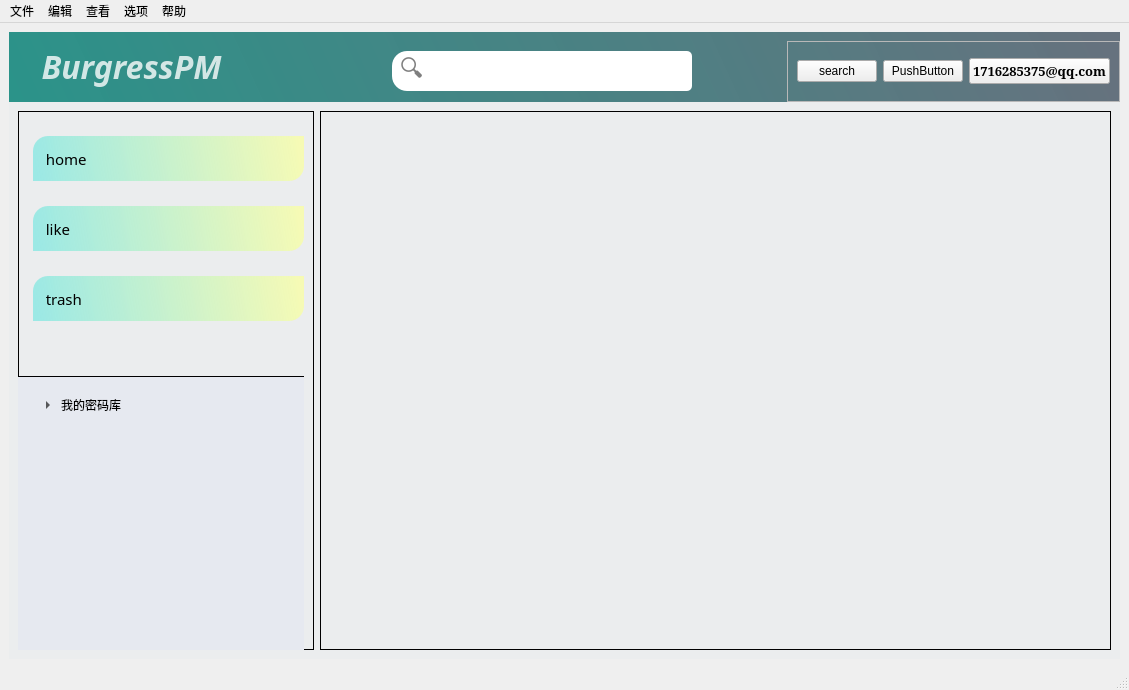
<?xml version="1.0" encoding="UTF-8"?>
<ui version="4.0">
 <class>MainWindow</class>
 <widget class="QMainWindow" name="MainWindow">
  <property name="windowModality">
   <enum>Qt::WindowModal</enum>
  </property>
  <property name="geometry">
   <rect>
    <x>0</x>
    <y>0</y>
    <width>1129</width>
    <height>690</height>
   </rect>
  </property>
  <property name="font">
   <font>
    <bold>false</bold>
    <kerning>true</kerning>
   </font>
  </property>
  <property name="windowTitle">
   <string>MainWindow</string>
  </property>
  <property name="styleSheet">
   <string notr="true">/*============================================*/
/*btn*/
</string>
  </property>
  <widget class="QWidget" name="centralwidget">
   <layout class="QHBoxLayout" name="horizontalLayout_7">
    <item>
     <layout class="QVBoxLayout" name="verticalLayout">
      <property name="spacing">
       <number>0</number>
      </property>
      <item>
       <widget class="QWidget" name="page_header" native="true">
        <property name="sizePolicy">
         <sizepolicy hsizetype="Preferred" vsizetype="Expanding">
          <horstretch>0</horstretch>
          <verstretch>1</verstretch>
         </sizepolicy>
        </property>
        <property name="styleSheet">
         <string notr="true">#page_header{
	background-color: qlineargradient(spread:pad, x1:0, y1:0.505682, x2:1, y2:0.477, stop:0 rgba(11, 131, 120, 219), stop:1 rgba(85, 98, 112, 226));
	color:rgba(255,255,255,210);
}</string>
        </property>
        <layout class="QHBoxLayout" name="horizontalLayout_11">
         <property name="spacing">
          <number>0</number>
         </property>
         <property name="leftMargin">
          <number>0</number>
         </property>
         <property name="topMargin">
          <number>0</number>
         </property>
         <property name="rightMargin">
          <number>0</number>
         </property>
         <property name="bottomMargin">
          <number>0</number>
         </property>
         <item>
          <layout class="QHBoxLayout" name="horizontalLayout_header">
           <property name="spacing">
            <number>10</number>
           </property>
           <item>
            <widget class="QFrame" name="header_left">
             <property name="sizePolicy">
              <sizepolicy hsizetype="Expanding" vsizetype="Fixed">
               <horstretch>2</horstretch>
               <verstretch>0</verstretch>
              </sizepolicy>
             </property>
             <layout class="QHBoxLayout" name="horizontalLayout_2">
              <property name="spacing">
               <number>0</number>
              </property>
              <property name="leftMargin">
               <number>0</number>
              </property>
              <property name="topMargin">
               <number>0</number>
              </property>
              <property name="rightMargin">
               <number>0</number>
              </property>
              <property name="bottomMargin">
               <number>0</number>
              </property>
              <item>
               <widget class="QLabel" name="label_header">
                <property name="sizePolicy">
                 <sizepolicy hsizetype="Fixed" vsizetype="Preferred">
                  <horstretch>0</horstretch>
                  <verstretch>0</verstretch>
                 </sizepolicy>
                </property>
                <property name="minimumSize">
                 <size>
                  <width>120</width>
                  <height>0</height>
                 </size>
                </property>
                <property name="font">
                 <font>
                  <family>Algerian</family>
                  <pointsize>24</pointsize>
                  <italic>true</italic>
                  <bold>true</bold>
                  <stylestrategy>PreferDefault</stylestrategy>
                  <kerning>true</kerning>
                  <hintingpreference>PreferDefaultHinting</hintingpreference>
                 </font>
                </property>
                <property name="autoFillBackground">
                 <bool>false</bool>
                </property>
                <property name="styleSheet">
                 <string notr="true">color: rgba(255, 255, 255, 200);</string>
                </property>
                <property name="text">
                 <string>BurgressPM</string>
                </property>
                <property name="textFormat">
                 <enum>Qt::PlainText</enum>
                </property>
                <property name="scaledContents">
                 <bool>false</bool>
                </property>
                <property name="alignment">
                 <set>Qt::AlignCenter</set>
                </property>
               </widget>
              </item>
             </layout>
            </widget>
           </item>
           <item>
            <widget class="QWidget" name="header_right" native="true">
             <property name="sizePolicy">
              <sizepolicy hsizetype="Expanding" vsizetype="Preferred">
               <horstretch>7</horstretch>
               <verstretch>0</verstretch>
              </sizepolicy>
             </property>
             <layout class="QHBoxLayout" name="horizontalLayout_12">
              <property name="spacing">
               <number>0</number>
              </property>
              <property name="leftMargin">
               <number>0</number>
              </property>
              <property name="rightMargin">
               <number>0</number>
              </property>
              <property name="bottomMargin">
               <number>0</number>
              </property>
              <item>
               <layout class="QHBoxLayout" name="horizontalLayout_10">
                <item alignment="Qt::AlignRight">
                 <widget class="QLineEdit" name="lineEdit">
                  <property name="sizePolicy">
                   <sizepolicy hsizetype="MinimumExpanding" vsizetype="Fixed">
                    <horstretch>0</horstretch>
                    <verstretch>0</verstretch>
                   </sizepolicy>
                  </property>
                  <property name="minimumSize">
                   <size>
                    <width>300</width>
                    <height>40</height>
                   </size>
                  </property>
                  <property name="font">
                   <font>
                    <family>Times New Roman</family>
                    <pointsize>18</pointsize>
                   </font>
                  </property>
                  <property name="styleSheet">
                   <string notr="true">border-top-left-radius: 15px;
border-bottom-left-radius: 15px;
border-top-right-radius: 5px;
border-bottom-right-radius: 5px;</string>
                  </property>
                  <property name="placeholderText">
                   <string> 🔍</string>
                  </property>
                  <property name="clearButtonEnabled">
                   <bool>true</bool>
                  </property>
                 </widget>
                </item>
                <item alignment="Qt::AlignRight">
                 <widget class="QFrame" name="infomation">
                  <property name="sizePolicy">
                   <sizepolicy hsizetype="Preferred" vsizetype="Preferred">
                    <horstretch>0</horstretch>
                    <verstretch>0</verstretch>
                   </sizepolicy>
                  </property>
                  <property name="styleSheet">
                   <string notr="true"/>
                  </property>
                  <property name="frameShape">
                   <enum>QFrame::StyledPanel</enum>
                  </property>
                  <property name="frameShadow">
                   <enum>QFrame::Raised</enum>
                  </property>
                  <layout class="QHBoxLayout" name="horizontalLayout">
                   <item>
                    <widget class="QPushButton" name="pushButton">
                     <property name="text">
                      <string>search</string>
                     </property>
                     <property name="checkable">
                      <bool>true</bool>
                     </property>
                    </widget>
                   </item>
                   <item>
                    <widget class="QPushButton" name="pushButton_2">
                     <property name="text">
                      <string>PushButton</string>
                     </property>
                    </widget>
                   </item>
                   <item>
                    <widget class="QPushButton" name="btn_usr_info">
                     <property name="font">
                      <font>
                       <family>Garamond</family>
                       <pointsize>10</pointsize>
                       <bold>true</bold>
                       <kerning>true</kerning>
                      </font>
                     </property>
                     <property name="cursor">
                      <cursorShape>PointingHandCursor</cursorShape>
                     </property>
                     <property name="layoutDirection">
                      <enum>Qt::LeftToRight</enum>
                     </property>
                     <property name="text">
                      <string>1716285375@qq.com</string>
                     </property>
                     <property name="icon">
                      <iconset resource="image.qrc">
                       <normaloff>:/icons/feather/user.svg</normaloff>:/icons/feather/user.svg</iconset>
                     </property>
                     <property name="iconSize">
                      <size>
                       <width>32</width>
                       <height>32</height>
                      </size>
                     </property>
                    </widget>
                   </item>
                  </layout>
                 </widget>
                </item>
               </layout>
              </item>
             </layout>
            </widget>
           </item>
          </layout>
         </item>
        </layout>
       </widget>
      </item>
      <item>
       <widget class="QWidget" name="content_main" native="true">
        <property name="sizePolicy">
         <sizepolicy hsizetype="Preferred" vsizetype="Expanding">
          <horstretch>0</horstretch>
          <verstretch>8</verstretch>
         </sizepolicy>
        </property>
        <property name="styleSheet">
         <string notr="true">#content_main 
{
	background-color: rgb(235,237,238);
}

#content_main #treeWidget
{
	border: None;
}</string>
        </property>
        <layout class="QHBoxLayout" name="horizontalLayout_4">
         <item>
          <widget class="QWidget" name="content_left" native="true">
           <property name="sizePolicy">
            <sizepolicy hsizetype="Expanding" vsizetype="Preferred">
             <horstretch>3</horstretch>
             <verstretch>0</verstretch>
            </sizepolicy>
           </property>
           <property name="maximumSize">
            <size>
             <width>300</width>
             <height>16777215</height>
            </size>
           </property>
           <property name="styleSheet">
            <string notr="true">#content_left
{
	border: 1px solid rgb(0, 0, 0);
}


#content_left #treeWidget_pwd
{
	border: None;
}

#content_left #pwd_folder
{
	border-top: 1px solid rgb(0, 0, 0);
}</string>
           </property>
           <layout class="QHBoxLayout" name="horizontalLayout_5">
            <property name="spacing">
             <number>0</number>
            </property>
            <property name="leftMargin">
             <number>0</number>
            </property>
            <property name="topMargin">
             <number>25</number>
            </property>
            <property name="rightMargin">
             <number>10</number>
            </property>
            <property name="bottomMargin">
             <number>0</number>
            </property>
            <item>
             <layout class="QVBoxLayout" name="verticalLayout_2">
              <property name="spacing">
               <number>0</number>
              </property>
              <item alignment="Qt::AlignTop">
               <widget class="QWidget" name="option_btn" native="true">
                <property name="sizePolicy">
                 <sizepolicy hsizetype="Preferred" vsizetype="Expanding">
                  <horstretch>0</horstretch>
                  <verstretch>3</verstretch>
                 </sizepolicy>
                </property>
                <property name="styleSheet">
                 <string notr="true">
/*============================================*/
/*btn*/
#option_btn
{

}


#option_btn QPushButton
{
	background-color: qlineargradient(spread:pad, x1:0, y1:0.505682, x2:1, y2:0.477, stop:0 rgba(32,226,215, 100), stop:1 rgba(249,254,165, 200));

	text-align: left;
	border: None;
	margin-bottom: 15px;
	border-top-left-radius: 15px;
	border-bottom-right-radius: 15px;
	padding-left: 5px;
	
	
}
#option_btn QPushButton:hover
{
		background-color: rgb(152,251,152);
}
#option_btn QPushButton:pressed
{
		padding-left: 10px;
		padding-top: 5px;
}</string>
                </property>
                <layout class="QVBoxLayout" name="verticalLayout_3">
                 <property name="spacing">
                  <number>10</number>
                 </property>
                 <property name="leftMargin">
                  <number>15</number>
                 </property>
                 <property name="topMargin">
                  <number>0</number>
                 </property>
                 <property name="rightMargin">
                  <number>0</number>
                 </property>
                 <property name="bottomMargin">
                  <number>0</number>
                 </property>
                 <item>
                  <widget class="QPushButton" name="btn_home">
                   <property name="sizePolicy">
                    <sizepolicy hsizetype="MinimumExpanding" vsizetype="Fixed">
                     <horstretch>0</horstretch>
                     <verstretch>0</verstretch>
                    </sizepolicy>
                   </property>
                   <property name="minimumSize">
                    <size>
                     <width>0</width>
                     <height>60</height>
                    </size>
                   </property>
                   <property name="maximumSize">
                    <size>
                     <width>16777215</width>
                     <height>60</height>
                    </size>
                   </property>
                   <property name="font">
                    <font>
                     <family>Algerian</family>
                     <pointsize>11</pointsize>
                     <bold>false</bold>
                     <kerning>true</kerning>
                    </font>
                   </property>
                   <property name="cursor">
                    <cursorShape>PointingHandCursor</cursorShape>
                   </property>
                   <property name="layoutDirection">
                    <enum>Qt::LeftToRight</enum>
                   </property>
                   <property name="text">
                    <string>  home</string>
                   </property>
                   <property name="icon">
                    <iconset resource="image.qrc">
                     <normaloff>:/icons/feather/home.svg</normaloff>:/icons/feather/home.svg</iconset>
                   </property>
                   <property name="iconSize">
                    <size>
                     <width>44</width>
                     <height>44</height>
                    </size>
                   </property>
                  </widget>
                 </item>
                 <item>
                  <widget class="QPushButton" name="btn_like">
                   <property name="sizePolicy">
                    <sizepolicy hsizetype="MinimumExpanding" vsizetype="Fixed">
                     <horstretch>0</horstretch>
                     <verstretch>0</verstretch>
                    </sizepolicy>
                   </property>
                   <property name="minimumSize">
                    <size>
                     <width>0</width>
                     <height>60</height>
                    </size>
                   </property>
                   <property name="font">
                    <font>
                     <family>Algerian</family>
                     <pointsize>11</pointsize>
                     <bold>false</bold>
                     <kerning>true</kerning>
                    </font>
                   </property>
                   <property name="cursor">
                    <cursorShape>PointingHandCursor</cursorShape>
                   </property>
                   <property name="text">
                    <string>  like</string>
                   </property>
                   <property name="icon">
                    <iconset resource="image.qrc">
                     <normaloff>:/icons/feather/heart.svg</normaloff>:/icons/feather/heart.svg</iconset>
                   </property>
                   <property name="iconSize">
                    <size>
                     <width>40</width>
                     <height>40</height>
                    </size>
                   </property>
                  </widget>
                 </item>
                 <item>
                  <widget class="QPushButton" name="btn_trash">
                   <property name="sizePolicy">
                    <sizepolicy hsizetype="MinimumExpanding" vsizetype="Fixed">
                     <horstretch>0</horstretch>
                     <verstretch>0</verstretch>
                    </sizepolicy>
                   </property>
                   <property name="minimumSize">
                    <size>
                     <width>0</width>
                     <height>60</height>
                    </size>
                   </property>
                   <property name="font">
                    <font>
                     <family>Algerian</family>
                     <pointsize>11</pointsize>
                     <bold>false</bold>
                     <kerning>true</kerning>
                    </font>
                   </property>
                   <property name="cursor">
                    <cursorShape>PointingHandCursor</cursorShape>
                   </property>
                   <property name="contextMenuPolicy">
                    <enum>Qt::DefaultContextMenu</enum>
                   </property>
                   <property name="text">
                    <string>  trash</string>
                   </property>
                   <property name="icon">
                    <iconset resource="image.qrc">
                     <normaloff>:/icons/feather/trash.svg</normaloff>:/icons/feather/trash.svg</iconset>
                   </property>
                   <property name="iconSize">
                    <size>
                     <width>40</width>
                     <height>40</height>
                    </size>
                   </property>
                  </widget>
                 </item>
                </layout>
               </widget>
              </item>
              <item>
               <spacer name="verticalSpacer">
                <property name="orientation">
                 <enum>Qt::Vertical</enum>
                </property>
                <property name="sizeHint" stdset="0">
                 <size>
                  <width>20</width>
                  <height>40</height>
                 </size>
                </property>
               </spacer>
              </item>
              <item>
               <widget class="QWidget" name="pwd_folder" native="true">
                <property name="sizePolicy">
                 <sizepolicy hsizetype="Preferred" vsizetype="Expanding">
                  <horstretch>0</horstretch>
                  <verstretch>7</verstretch>
                 </sizepolicy>
                </property>
                <property name="styleSheet">
                 <string notr="true">background-color: rgb(230,233,240);</string>
                </property>
                <layout class="QHBoxLayout" name="horizontalLayout_3">
                 <property name="spacing">
                  <number>0</number>
                 </property>
                 <property name="leftMargin">
                  <number>20</number>
                 </property>
                 <property name="topMargin">
                  <number>20</number>
                 </property>
                 <property name="rightMargin">
                  <number>0</number>
                 </property>
                 <property name="bottomMargin">
                  <number>0</number>
                 </property>
                 <item>
                  <widget class="QTreeWidget" name="treeWidget_pwd">
                   <property name="cursor" stdset="0">
                    <cursorShape>PointingHandCursor</cursorShape>
                   </property>
                   <property name="styleSheet">
                    <string notr="true"/>
                   </property>
                   <property name="headerHidden">
                    <bool>true</bool>
                   </property>
                   <column>
                    <property name="text">
                     <string/>
                    </property>
                   </column>
                   <item>
                    <property name="text">
                     <string>我的密码库</string>
                    </property>
                    <property name="icon">
                     <iconset resource="image.qrc">
                      <normaloff>:/icons/feather/folder.svg</normaloff>:/icons/feather/folder.svg</iconset>
                    </property>
                    <item>
                     <property name="text">
                      <string>默认密码库</string>
                     </property>
                     <property name="icon">
                      <iconset resource="image.qrc">
                       <normaloff>:/icons/feather/folder.svg</normaloff>:/icons/feather/folder.svg</iconset>
                     </property>
                    </item>
                   </item>
                  </widget>
                 </item>
                </layout>
               </widget>
              </item>
             </layout>
            </item>
           </layout>
          </widget>
         </item>
         <item>
          <widget class="QWidget" name="content_right" native="true">
           <property name="sizePolicy">
            <sizepolicy hsizetype="Expanding" vsizetype="Preferred">
             <horstretch>8</horstretch>
             <verstretch>0</verstretch>
            </sizepolicy>
           </property>
           <layout class="QVBoxLayout" name="verticalLayout_4">
            <property name="spacing">
             <number>0</number>
            </property>
            <property name="leftMargin">
             <number>0</number>
            </property>
            <property name="topMargin">
             <number>0</number>
            </property>
            <property name="rightMargin">
             <number>0</number>
            </property>
            <property name="bottomMargin">
             <number>0</number>
            </property>
            <item>
             <widget class="QStackedWidget" name="stackedWidget_content">
              <property name="sizePolicy">
               <sizepolicy hsizetype="Expanding" vsizetype="Preferred">
                <horstretch>7</horstretch>
                <verstretch>0</verstretch>
               </sizepolicy>
              </property>
              <property name="styleSheet">
               <string notr="true"/>
              </property>
              <property name="frameShape">
               <enum>QFrame::Box</enum>
              </property>
              <property name="lineWidth">
               <number>1</number>
              </property>
              <property name="currentIndex">
               <number>1</number>
              </property>
              <widget class="QWidget" name="page_home">
               <layout class="QHBoxLayout" name="horizontalLayout_9">
                <item>
                 <widget class="QStackedWidget" name="stackedWidget_home">
                  <property name="currentIndex">
                   <number>0</number>
                  </property>
                  <widget class="QWidget" name="page_home_img">
                   <layout class="QHBoxLayout" name="horizontalLayout_13">
                    <item>
                     <widget class="QLabel" name="label_home">
                      <property name="minimumSize">
                       <size>
                        <width>500</width>
                        <height>500</height>
                       </size>
                      </property>
                      <property name="maximumSize">
                       <size>
                        <width>500</width>
                        <height>500</height>
                       </size>
                      </property>
                      <property name="text">
                       <string/>
                      </property>
                      <property name="pixmap">
                       <pixmap resource="image.qrc">:/icons/img/nothing.svg</pixmap>
                      </property>
                      <property name="scaledContents">
                       <bool>true</bool>
                      </property>
                      <property name="alignment">
                       <set>Qt::AlignCenter</set>
                      </property>
                     </widget>
                    </item>
                   </layout>
                  </widget>
                  <widget class="QWidget" name="page_home_main">
                   <layout class="QHBoxLayout" name="horizontalLayout_14">
                    <item alignment="Qt::AlignLeft">
                     <widget class="QListWidget" name="listWidget_home">
                      <property name="sizePolicy">
                       <sizepolicy hsizetype="Fixed" vsizetype="Expanding">
                        <horstretch>0</horstretch>
                        <verstretch>0</verstretch>
                       </sizepolicy>
                      </property>
                      <property name="minimumSize">
                       <size>
                        <width>300</width>
                        <height>0</height>
                       </size>
                      </property>
                      <property name="maximumSize">
                       <size>
                        <width>300</width>
                        <height>16777215</height>
                       </size>
                      </property>
                     </widget>
                    </item>
                   </layout>
                  </widget>
                 </widget>
                </item>
               </layout>
              </widget>
              <widget class="QWidget" name="page_like">
               <layout class="QHBoxLayout" name="horizontalLayout_16">
                <item>
                 <widget class="QStackedWidget" name="stackedWidget_like">
                  <property name="currentIndex">
                   <number>1</number>
                  </property>
                  <widget class="QWidget" name="page_like_main">
                   <widget class="QLabel" name="label_2">
                    <property name="geometry">
                     <rect>
                      <x>310</x>
                      <y>310</y>
                      <width>53</width>
                      <height>15</height>
                     </rect>
                    </property>
                    <property name="text">
                     <string>LIKE</string>
                    </property>
                   </widget>
                  </widget>
                  <widget class="QWidget" name="page_like_img">
                   <layout class="QHBoxLayout" name="horizontalLayout_15">
                    <item>
                     <widget class="QLabel" name="label_like">
                      <property name="sizePolicy">
                       <sizepolicy hsizetype="Fixed" vsizetype="Fixed">
                        <horstretch>0</horstretch>
                        <verstretch>0</verstretch>
                       </sizepolicy>
                      </property>
                      <property name="minimumSize">
                       <size>
                        <width>500</width>
                        <height>500</height>
                       </size>
                      </property>
                      <property name="maximumSize">
                       <size>
                        <width>500</width>
                        <height>500</height>
                       </size>
                      </property>
                      <property name="text">
                       <string/>
                      </property>
                      <property name="pixmap">
                       <pixmap resource="image.qrc">:/icons/img/nolike.svg</pixmap>
                      </property>
                      <property name="scaledContents">
                       <bool>true</bool>
                      </property>
                      <property name="alignment">
                       <set>Qt::AlignCenter</set>
                      </property>
                     </widget>
                    </item>
                   </layout>
                  </widget>
                 </widget>
                </item>
               </layout>
              </widget>
              <widget class="QWidget" name="page_trash">
               <layout class="QHBoxLayout" name="horizontalLayout_8">
                <item>
                 <layout class="QHBoxLayout" name="horizontalLayout_6">
                  <property name="spacing">
                   <number>6</number>
                  </property>
                  <item>
                   <widget class="QWidget" name="content_trash_left" native="true">
                    <property name="sizePolicy">
                     <sizepolicy hsizetype="Expanding" vsizetype="Preferred">
                      <horstretch>6</horstretch>
                      <verstretch>0</verstretch>
                     </sizepolicy>
                    </property>
                    <property name="styleSheet">
                     <string notr="true">background-color: rgb(255, 255, 255);</string>
                    </property>
                    <widget class="QTableWidget" name="tableWidget">
                     <property name="geometry">
                      <rect>
                       <x>80</x>
                       <y>30</y>
                       <width>256</width>
                       <height>192</height>
                      </rect>
                     </property>
                     <property name="lineWidth">
                      <number>1</number>
                     </property>
                     <property name="alternatingRowColors">
                      <bool>false</bool>
                     </property>
                     <property name="showGrid">
                      <bool>true</bool>
                     </property>
                     <property name="gridStyle">
                      <enum>Qt::SolidLine</enum>
                     </property>
                     <attribute name="horizontalHeaderVisible">
                      <bool>true</bool>
                     </attribute>
                     <attribute name="horizontalHeaderCascadingSectionResizes">
                      <bool>false</bool>
                     </attribute>
                     <attribute name="horizontalHeaderMinimumSectionSize">
                      <number>25</number>
                     </attribute>
                     <attribute name="horizontalHeaderDefaultSectionSize">
                      <number>100</number>
                     </attribute>
                     <attribute name="horizontalHeaderHighlightSections">
                      <bool>true</bool>
                     </attribute>
                     <attribute name="horizontalHeaderShowSortIndicator" stdset="0">
                      <bool>false</bool>
                     </attribute>
                     <attribute name="verticalHeaderVisible">
                      <bool>false</bool>
                     </attribute>
                     <attribute name="verticalHeaderCascadingSectionResizes">
                      <bool>true</bool>
                     </attribute>
                     <attribute name="verticalHeaderHighlightSections">
                      <bool>true</bool>
                     </attribute>
                     <row/>
                     <row/>
                     <row/>
                     <row/>
                     <row/>
                     <column>
                      <property name="text">
                       <string>名称</string>
                      </property>
                     </column>
                     <column>
                      <property name="text">
                       <string>所属密码库</string>
                      </property>
                     </column>
                     <column>
                      <property name="text">
                       <string>删除日期</string>
                      </property>
                     </column>
                     <column>
                      <property name="text">
                       <string>大小</string>
                      </property>
                     </column>
                    </widget>
                    <widget class="QTableWidget" name="tableWidget_2">
                     <property name="geometry">
                      <rect>
                       <x>70</x>
                       <y>280</y>
                       <width>256</width>
                       <height>192</height>
                      </rect>
                     </property>
                     <row>
                      <property name="text">
                       <string>新建行</string>
                      </property>
                     </row>
                     <row>
                      <property name="text">
                       <string>新建行</string>
                      </property>
                     </row>
                     <row>
                      <property name="text">
                       <string>新建行</string>
                      </property>
                     </row>
                     <row>
                      <property name="text">
                       <string>新建行</string>
                      </property>
                     </row>
                     <column>
                      <property name="text">
                       <string>新建列</string>
                      </property>
                     </column>
                     <column>
                      <property name="text">
                       <string>新建列</string>
                      </property>
                     </column>
                     <column>
                      <property name="text">
                       <string>新建列</string>
                      </property>
                     </column>
                     <column>
                      <property name="text">
                       <string>新建列</string>
                      </property>
                     </column>
                    </widget>
                   </widget>
                  </item>
                  <item>
                   <widget class="QWidget" name="content_trash_right" native="true">
                    <property name="sizePolicy">
                     <sizepolicy hsizetype="Expanding" vsizetype="Preferred">
                      <horstretch>4</horstretch>
                      <verstretch>0</verstretch>
                     </sizepolicy>
                    </property>
                    <widget class="QLabel" name="label_6">
                     <property name="geometry">
                      <rect>
                       <x>50</x>
                       <y>140</y>
                       <width>200</width>
                       <height>240</height>
                      </rect>
                     </property>
                     <property name="text">
                      <string/>
                     </property>
                     <property name="pixmap">
                      <pixmap>:/icons/img/暂无数据.svg</pixmap>
                     </property>
                     <property name="scaledContents">
                      <bool>true</bool>
                     </property>
                    </widget>
                   </widget>
                  </item>
                 </layout>
                </item>
               </layout>
              </widget>
              <widget class="QWidget" name="page_folder">
               <widget class="QLabel" name="label">
                <property name="geometry">
                 <rect>
                  <x>330</x>
                  <y>270</y>
                  <width>53</width>
                  <height>15</height>
                 </rect>
                </property>
                <property name="text">
                 <string>TextLabel</string>
                </property>
               </widget>
              </widget>
             </widget>
            </item>
           </layout>
          </widget>
         </item>
        </layout>
       </widget>
      </item>
     </layout>
    </item>
   </layout>
  </widget>
  <widget class="QMenuBar" name="menubar">
   <property name="geometry">
    <rect>
     <x>0</x>
     <y>0</y>
     <width>1129</width>
     <height>21</height>
    </rect>
   </property>
   <widget class="QMenu" name="menu_file">
    <property name="title">
     <string>文件</string>
    </property>
    <addaction name="actionNew"/>
    <addaction name="actionFolder"/>
    <addaction name="separator"/>
    <addaction name="actionSave"/>
    <addaction name="actionInput"/>
    <addaction name="actionOutput"/>
    <addaction name="separator"/>
    <addaction name="actionExit"/>
   </widget>
   <widget class="QMenu" name="menu_edit">
    <property name="title">
     <string>编辑</string>
    </property>
    <addaction name="actionUndo"/>
    <addaction name="actionRedo"/>
    <addaction name="separator"/>
    <addaction name="actionCut"/>
    <addaction name="actionCopy"/>
    <addaction name="actionPaste"/>
   </widget>
   <widget class="QMenu" name="menu_view">
    <property name="title">
     <string>查看</string>
    </property>
   </widget>
   <widget class="QMenu" name="menu_option">
    <property name="title">
     <string>选项</string>
    </property>
   </widget>
   <widget class="QMenu" name="menu_help">
    <property name="title">
     <string>帮助</string>
    </property>
   </widget>
   <addaction name="menu_file"/>
   <addaction name="menu_edit"/>
   <addaction name="menu_view"/>
   <addaction name="menu_option"/>
   <addaction name="menu_help"/>
  </widget>
  <widget class="QStatusBar" name="statusbar"/>
  <action name="actionNew">
   <property name="icon">
    <iconset resource="image.qrc">
     <normaloff>:/icons/feather/file.svg</normaloff>:/icons/feather/file.svg</iconset>
   </property>
   <property name="text">
    <string>新建</string>
   </property>
   <property name="toolTip">
    <string>新建</string>
   </property>
  </action>
  <action name="actionSave">
   <property name="icon">
    <iconset resource="image.qrc">
     <normaloff>:/icons/feather/save.svg</normaloff>:/icons/feather/save.svg</iconset>
   </property>
   <property name="text">
    <string>保存</string>
   </property>
   <property name="menuRole">
    <enum>QAction::NoRole</enum>
   </property>
  </action>
  <action name="actionFolder">
   <property name="icon">
    <iconset resource="image.qrc">
     <normaloff>:/icons/feather/folder.svg</normaloff>:/icons/feather/folder.svg</iconset>
   </property>
   <property name="text">
    <string>新建密码库</string>
   </property>
   <property name="toolTip">
    <string>新建密码库</string>
   </property>
   <property name="menuRole">
    <enum>QAction::NoRole</enum>
   </property>
  </action>
  <action name="actionOutput">
   <property name="icon">
    <iconset resource="image.qrc">
     <normaloff>:/icons/feather/log-out.svg</normaloff>:/icons/feather/log-out.svg</iconset>
   </property>
   <property name="text">
    <string>导出</string>
   </property>
   <property name="toolTip">
    <string>导出</string>
   </property>
   <property name="menuRole">
    <enum>QAction::NoRole</enum>
   </property>
  </action>
  <action name="actionInput">
   <property name="icon">
    <iconset resource="image.qrc">
     <normaloff>:/icons/feather/log-in.svg</normaloff>:/icons/feather/log-in.svg</iconset>
   </property>
   <property name="text">
    <string>导入</string>
   </property>
   <property name="toolTip">
    <string>导入</string>
   </property>
   <property name="menuRole">
    <enum>QAction::NoRole</enum>
   </property>
  </action>
  <action name="actionExit">
   <property name="icon">
    <iconset resource="image.qrc">
     <normaloff>:/icons/feather/power.svg</normaloff>:/icons/feather/power.svg</iconset>
   </property>
   <property name="text">
    <string>退出</string>
   </property>
   <property name="toolTip">
    <string>退出</string>
   </property>
   <property name="menuRole">
    <enum>QAction::NoRole</enum>
   </property>
  </action>
  <action name="actionUndo">
   <property name="icon">
    <iconset resource="image.qrc">
     <normaloff>:/icons/feather/corner-left-down.svg</normaloff>:/icons/feather/corner-left-down.svg</iconset>
   </property>
   <property name="text">
    <string>撤销(U)</string>
   </property>
   <property name="toolTip">
    <string>撤销</string>
   </property>
   <property name="shortcut">
    <string>Ctrl+Z</string>
   </property>
  </action>
  <action name="actionRedo">
   <property name="icon">
    <iconset resource="image.qrc">
     <normaloff>:/icons/feather/corner-right-up.svg</normaloff>:/icons/feather/corner-right-up.svg</iconset>
   </property>
   <property name="text">
    <string>重做(R)</string>
   </property>
   <property name="toolTip">
    <string>重做</string>
   </property>
   <property name="shortcut">
    <string>Ctrl+Y</string>
   </property>
   <property name="menuRole">
    <enum>QAction::NoRole</enum>
   </property>
  </action>
  <action name="actionCut">
   <property name="icon">
    <iconset resource="image.qrc">
     <normaloff>:/icons/feather/scissors.svg</normaloff>:/icons/feather/scissors.svg</iconset>
   </property>
   <property name="text">
    <string>剪切</string>
   </property>
   <property name="toolTip">
    <string>剪切</string>
   </property>
   <property name="shortcut">
    <string>Ctrl+X</string>
   </property>
   <property name="menuRole">
    <enum>QAction::NoRole</enum>
   </property>
  </action>
  <action name="actionCopy">
   <property name="icon">
    <iconset resource="image.qrc">
     <normaloff>:/icons/feather/copy.svg</normaloff>:/icons/feather/copy.svg</iconset>
   </property>
   <property name="text">
    <string>复制</string>
   </property>
   <property name="toolTip">
    <string>复制</string>
   </property>
   <property name="shortcut">
    <string>Ctrl+C</string>
   </property>
   <property name="menuRole">
    <enum>QAction::NoRole</enum>
   </property>
  </action>
  <action name="actionPaste">
   <property name="icon">
    <iconset resource="image.qrc">
     <normaloff>:/icons/feather/clipboard.svg</normaloff>:/icons/feather/clipboard.svg</iconset>
   </property>
   <property name="text">
    <string>粘贴</string>
   </property>
   <property name="toolTip">
    <string>粘贴</string>
   </property>
   <property name="shortcut">
    <string>Ctrl+V</string>
   </property>
   <property name="menuRole">
    <enum>QAction::NoRole</enum>
   </property>
  </action>
 </widget>
 <resources>
  <include location="image.qrc"/>
 </resources>
 <connections>
  <connection>
   <sender>pushButton</sender>
   <signal>toggled(bool)</signal>
   <receiver>lineEdit</receiver>
   <slot>setVisible(bool)</slot>
   <hints>
    <hint type="sourcelabel">
     <x>689</x>
     <y>64</y>
    </hint>
    <hint type="destinationlabel">
     <x>613</x>
     <y>60</y>
    </hint>
   </hints>
  </connection>
  <connection>
   <sender>pushButton</sender>
   <signal>toggled(bool)</signal>
   <receiver>lineEdit</receiver>
   <slot>setHidden(bool)</slot>
   <hints>
    <hint type="sourcelabel">
     <x>728</x>
     <y>67</y>
    </hint>
    <hint type="destinationlabel">
     <x>599</x>
     <y>65</y>
    </hint>
   </hints>
  </connection>
 </connections>
</ui>
